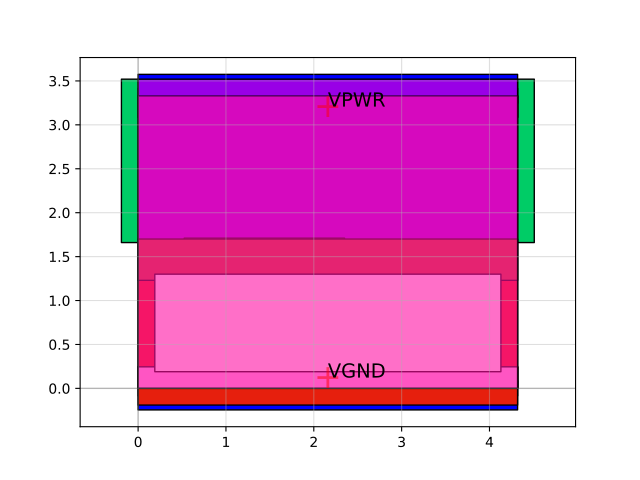

Write the Python code that produced this figure.
import sky130

c = sky130.components.sky130_fd_sc_hs__inv_8()
c.plot()
